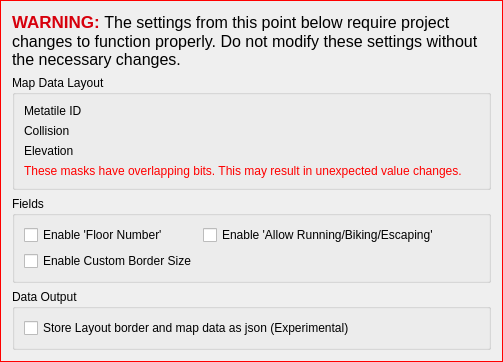
             <widget class="QFrame" name="frame_WarningMapsTab">
              <property name="styleSheet">
               <string notr="true">.QFrame { border: 1px solid red; }</string>
              </property>
              <property name="frameShape">
               <enum>QFrame::StyledPanel</enum>
              </property>
              <property name="frameShadow">
               <enum>QFrame::Raised</enum>
              </property>
              <layout class="QVBoxLayout" name="verticalLayout_18">
               <item>
                <widget class="QLabel" name="label_Warning_2">
                 <property name="font">
                  <font>
                   <pointsize>12</pointsize>
                   <weight>75</weight>
                   <bold>true</bold>
                  </font>
                 </property>
                 <property name="text">
                  <string>&lt;html&gt;&lt;head/&gt;&lt;body&gt;&lt;p&gt;&lt;span style=&quot; font-size:13pt; color:#d7000c;&quot;&gt;WARNING:  &lt;/span&gt;&lt;span style=&quot; font-weight:400;&quot;&gt;The settings from this point below require project changes to function properly. Do not modify these settings without the necessary changes. &lt;/span&gt;&lt;/p&gt;&lt;/body&gt;&lt;/html&gt;</string>
                 </property>
                 <property name="wordWrap">
                  <bool>true</bool>
                 </property>
                </widget>
               </item>
               <item>
                <widget class="QGroupBox" name="groupBox_MapDataLayout">
                 <property name="title">
                  <string>Map Data Layout</string>
                 </property>
                 <layout class="QFormLayout" name="formLayout">
                  <item row="0" column="0">
                   <widget class="QLabel" name="label_MetatileIdMask">
                    <property name="text">
                     <string>Metatile ID</string>
                    </property>
                   </widget>
                  </item>
                  <item row="0" column="1">
                   <widget class="UIntHexSpinBox" name="spinBox_MetatileIdMask" native="true">
                    <property name="toolTip">
                     <string>The mask used to read/write metatile IDs in map data.</string>
                    </property>
                   </widget>
                  </item>
                  <item row="1" column="0">
                   <widget class="QLabel" name="label_CollisionMask">
                    <property name="text">
                     <string>Collision</string>
                    </property>
                   </widget>
                  </item>
                  <item row="1" column="1">
                   <widget class="UIntHexSpinBox" name="spinBox_CollisionMask" native="true">
                    <property name="toolTip">
                     <string>The mask used to read/write collision values in map data.</string>
                    </property>
                   </widget>
                  </item>
                  <item row="2" column="0">
                   <widget class="QLabel" name="label_ElevationMask">
                    <property name="text">
                     <string>Elevation</string>
                    </property>
                   </widget>
                  </item>
                  <item row="2" column="1">
                   <widget class="UIntHexSpinBox" name="spinBox_ElevationMask" native="true">
                    <property name="toolTip">
                     <string>The mask used to read/write elevation values in map data.</string>
                    </property>
                   </widget>
                  </item>
                  <item row="3" column="0" colspan="2">
                   <widget class="QLabel" name="label_OverlapWarningBlocks">
                    <property name="styleSheet">
                     <string notr="true">color : red;</string>
                    </property>
                    <property name="text">
                     <string>These masks have overlapping bits. This may result in unexpected value changes.</string>
                    </property>
                    <property name="wordWrap">
                     <bool>true</bool>
                    </property>
                   </widget>
                  </item>
                 </layout>
                </widget>
               </item>
               <item>
                <widget class="QGroupBox" name="groupBox_MapFields">
                 <property name="title">
                  <string>Fields</string>
                 </property>
                 <layout class="QGridLayout" name="gridLayout">
                  <item row="0" column="1">
                   <widget class="QCheckBox" name="checkBox_EnableAllowFlags">
                    <property name="toolTip">
                     <string>Whether &quot;Allow Running&quot;, &quot;Allow Biking&quot; and &quot;Allow Dig &amp; Escape Rope&quot; are default options for Map Headers</string>
                    </property>
                    <property name="text">
                     <string>Enable 'Allow Running/Biking/Escaping'</string>
                    </property>
                   </widget>
                  </item>
                  <item row="0" column="0">
                   <widget class="QCheckBox" name="checkBox_EnableFloorNumber">
                    <property name="toolTip">
                     <string>Whether &quot;Floor Number&quot; is a default option for Map Headers</string>
                    </property>
                    <property name="text">
                     <string>Enable 'Floor Number'</string>
                    </property>
                   </widget>
                  </item>
                  <item row="1" column="0">
                   <widget class="QCheckBox" name="checkBox_EnableCustomBorderSize">
                    <property name="toolTip">
                     <string>Whether the dimensions of the border can be changed. If not set, all borders are 2x2</string>
                    </property>
                    <property name="text">
                     <string>Enable Custom Border Size</string>
                    </property>
                   </widget>
                  </item>
                  <item row="0" column="2">
                   <spacer name="horizontalSpacer_3">
                    <property name="orientation">
                     <enum>Qt::Horizontal</enum>
                    </property>
                    <property name="sizeHint" stdset="0">
                     <size>
                      <width>40</width>
                      <height>20</height>
                     </size>
                    </property>
                   </spacer>
                  </item>
                 </layout>
                </widget>
               </item>
               <item>
                <widget class="QGroupBox" name="groupBox_DataOutput">
                 <property name="title">
                  <string>Data Output</string>
                 </property>
                 <layout class="QVBoxLayout" name="verticalLayout_14">
                  <item>
                   <widget class="QCheckBox" name="checkBox_LayoutStoreMapDataAsJson">
                    <property name="toolTip">
                     <string>Whether to store the Layout border and map mapgrid (blockdata) as json instead of binary</string>
                    </property>
                    <property name="text">
                     <string>Store Layout border and map data as json (Experimental)</string>
                    </property>
                   </widget>
                  </item>
                 </layout>
                </widget>
               </item>
              </layout>
             </widget>
